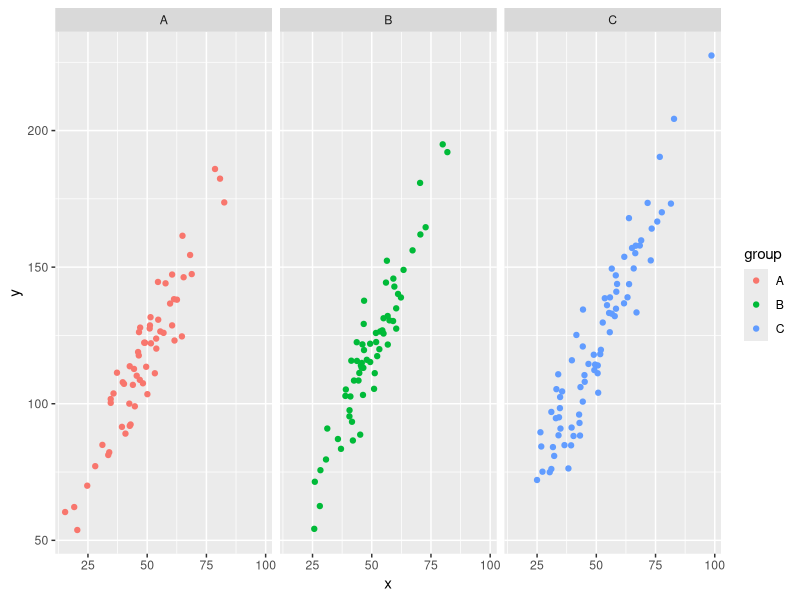

Write the R code that produced this figure.
library(ggplot2)

set.seed(123) 
x <- rnorm(200, mean = 50, sd = 15)
y <- 2 * x + rnorm(200, mean = 20, sd = 10)
group <- sample(c("A", "B", "C"), 200, replace = TRUE)


df <- data.frame(x = x, y = y, group = group)

p <- ggplot(df, aes(x = x, y = y, color = group)) +
  geom_point()

# Apply facet_wrap to create a vertical ribbon of plots
p + facet_wrap(~group, dir = "v", nrow = 1)
